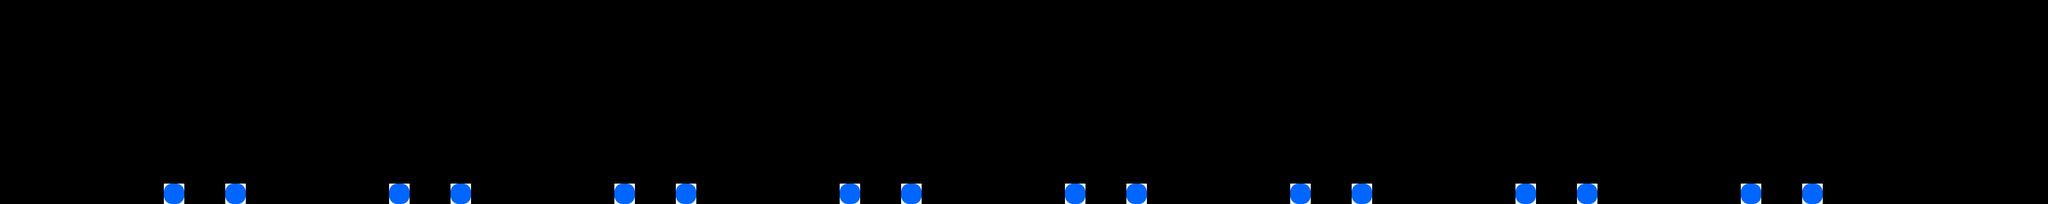

Rendered tile map (Tiled .tmx) drawn with the repository's tilesets; below, a short description and the map source with its tile grids summarised:
An orthogonal 100x10 tile map with 32x32 px tiles, 1 tile layer (ThingLayer), 1 hidden layer not drawn.

<map version="1.0" orientation="orthogonal" width="100" height="10" tilewidth="32" tileheight="32">
    <tileset firstgid="1" name="bg_tmx" tilewidth="32" tileheight="32">
        <image source="bg_tmx.png" width="320" height="320" />
        <tile id="0">
            <properties>
                <property name="isFloor" value="1" />
            </properties>
        </tile>
        <tile id="3">
            <properties>
                <property name="colorType" value="red" />
                <property name="objType" value="life" />
            </properties>
        </tile>
        <tile id="4">
            <properties>
                <property name="colorType" value="blue" />
                <property name="objType" value="star" />
            </properties>
        </tile>
        <tile id="5">
            <properties>
                <property name="colorType" value="pink" />
                <property name="objType" value="star" />
            </properties>
        </tile>
        <tile id="6">
            <properties>
                <property name="colorType" value="blue" />
                <property name="objType" value="box" />
            </properties>
        </tile>
        <tile id="7">
            <properties>
                <property name="colorType" value="pink" />
                <property name="objType" value="box" />
            </properties>
        </tile>
        <tile id="10">
            <properties>
                <property name="isFloor" value="1" />
            </properties>
        </tile>
        <tile id="11">
            <properties>
                <property name="colorType" value="pink" />
                <property name="objType" value="line" />
            </properties>
        </tile>
        <tile id="12">
            <properties>
                <property name="colorType" value="blue" />
                <property name="objType" value="line" />
            </properties>
        </tile>
        <tile id="14">
            <properties>
                <property name="colorType" value="blue" />
                <property name="objType" value="line" />
            </properties>
        </tile>
        <tile id="15">
            <properties>
                <property name="colorType" value="pink" />
                <property name="objType" value="line" />
            </properties>
        </tile>
        <tile id="30">
            <properties>
                <property name="isFloor" value="1" />
            </properties>
        </tile>
        <tile id="31">
            <properties>
                <property name="isFloor" value="1" />
            </properties>
        </tile>
        <tile id="32">
            <properties>
                <property name="isFloor" value="1" />
            </properties>
        </tile>
        <tile id="64">
            <properties>
                <property name="isBaffle" value="1" />
            </properties>
        </tile>
        <tile id="81">
            <properties>
                <property name="ObjTypeId" value="2" />
            </properties>
        </tile>
    </tileset>
    <layer name="FloorLayer" width="100" height="10" visible="0">
        <data>[1000 cells, 0 non-empty, 0 distinct tile ids]</data>
    </layer>
    <layer name="ThingLayer" width="100" height="10">
        <data>[1000 cells, 16 non-empty, 1 distinct tile ids]</data>
    </layer>
</map>
